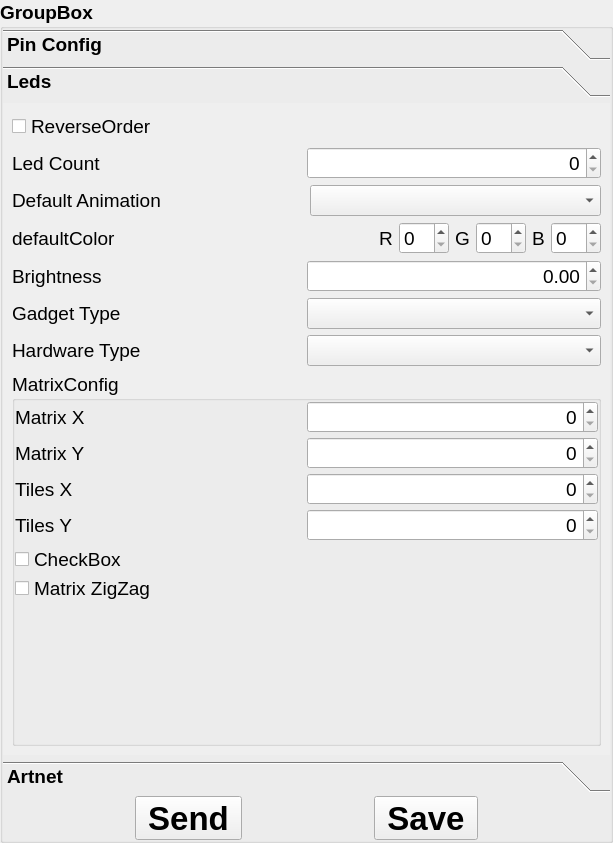
<?xml version="1.0" encoding="UTF-8"?>
<ui version="4.0">
 <class>editExtraSettingsGroupBox</class>
 <widget class="QGroupBox" name="editExtraSettingsGroupBox">
  <property name="geometry">
   <rect>
    <x>0</x>
    <y>0</y>
    <width>613</width>
    <height>843</height>
   </rect>
  </property>
  <property name="font">
   <font>
    <pointsize>14</pointsize>
    <weight>75</weight>
    <bold>true</bold>
   </font>
  </property>
  <property name="windowTitle">
   <string>GroupBox</string>
  </property>
  <property name="title">
   <string>GroupBox</string>
  </property>
  <layout class="QVBoxLayout" name="verticalLayout_4">
   <property name="spacing">
    <number>4</number>
   </property>
   <property name="leftMargin">
    <number>0</number>
   </property>
   <property name="topMargin">
    <number>0</number>
   </property>
   <property name="rightMargin">
    <number>0</number>
   </property>
   <property name="bottomMargin">
    <number>0</number>
   </property>
   <item>
    <widget class="QToolBox" name="toolBox">
     <property name="font">
      <font>
       <pointsize>14</pointsize>
      </font>
     </property>
     <property name="currentIndex">
      <number>1</number>
     </property>
     <widget class="QWidget" name="page">
      <property name="geometry">
       <rect>
        <x>0</x>
        <y>0</y>
        <width>607</width>
        <height>652</height>
       </rect>
      </property>
      <attribute name="label">
       <string>Pin Config</string>
      </attribute>
      <layout class="QVBoxLayout" name="verticalLayout_3">
       <property name="spacing">
        <number>4</number>
       </property>
       <property name="leftMargin">
        <number>0</number>
       </property>
       <property name="topMargin">
        <number>0</number>
       </property>
       <property name="rightMargin">
        <number>0</number>
       </property>
       <property name="bottomMargin">
        <number>0</number>
       </property>
       <item>
        <layout class="QVBoxLayout" name="verticalLayout">
         <property name="spacing">
          <number>0</number>
         </property>
         <property name="leftMargin">
          <number>0</number>
         </property>
         <property name="topMargin">
          <number>0</number>
         </property>
         <property name="rightMargin">
          <number>0</number>
         </property>
         <property name="bottomMargin">
          <number>0</number>
         </property>
         <item>
          <layout class="QHBoxLayout" name="horizontalLayout">
           <property name="spacing">
            <number>0</number>
           </property>
           <property name="leftMargin">
            <number>0</number>
           </property>
           <property name="topMargin">
            <number>0</number>
           </property>
           <property name="rightMargin">
            <number>0</number>
           </property>
           <property name="bottomMargin">
            <number>0</number>
           </property>
           <item>
            <widget class="QLabel" name="label">
             <property name="font">
              <font>
               <weight>50</weight>
               <bold>false</bold>
              </font>
             </property>
             <property name="text">
              <string>AlivePin</string>
             </property>
            </widget>
           </item>
           <item>
            <widget class="QComboBox" name="comboAlivePin">
             <property name="font">
              <font>
               <weight>50</weight>
               <bold>false</bold>
              </font>
             </property>
            </widget>
           </item>
          </layout>
         </item>
         <item>
          <layout class="QHBoxLayout" name="horizontalLayout_2">
           <property name="spacing">
            <number>0</number>
           </property>
           <property name="leftMargin">
            <number>0</number>
           </property>
           <property name="topMargin">
            <number>0</number>
           </property>
           <property name="rightMargin">
            <number>0</number>
           </property>
           <property name="bottomMargin">
            <number>0</number>
           </property>
           <item>
            <widget class="QLabel" name="label_2">
             <property name="font">
              <font>
               <weight>50</weight>
               <bold>false</bold>
              </font>
             </property>
             <property name="text">
              <string>ledPin</string>
             </property>
            </widget>
           </item>
           <item>
            <widget class="QComboBox" name="comboLedPin">
             <property name="font">
              <font>
               <weight>50</weight>
               <bold>false</bold>
              </font>
             </property>
            </widget>
           </item>
          </layout>
         </item>
         <item>
          <layout class="QHBoxLayout" name="horizontalLayout_3">
           <property name="spacing">
            <number>0</number>
           </property>
           <property name="leftMargin">
            <number>0</number>
           </property>
           <property name="topMargin">
            <number>0</number>
           </property>
           <property name="rightMargin">
            <number>0</number>
           </property>
           <property name="bottomMargin">
            <number>0</number>
           </property>
           <item>
            <widget class="QLabel" name="label_3">
             <property name="font">
              <font>
               <weight>50</weight>
               <bold>false</bold>
              </font>
             </property>
             <property name="text">
              <string>ledClock</string>
             </property>
            </widget>
           </item>
           <item>
            <widget class="QComboBox" name="comboLedClock">
             <property name="font">
              <font>
               <weight>50</weight>
               <bold>false</bold>
              </font>
             </property>
            </widget>
           </item>
          </layout>
         </item>
         <item>
          <layout class="QHBoxLayout" name="horizontalLayout_4">
           <property name="spacing">
            <number>0</number>
           </property>
           <property name="leftMargin">
            <number>0</number>
           </property>
           <property name="topMargin">
            <number>0</number>
           </property>
           <property name="rightMargin">
            <number>0</number>
           </property>
           <property name="bottomMargin">
            <number>0</number>
           </property>
           <item>
            <widget class="QLabel" name="label_4">
             <property name="font">
              <font>
               <weight>50</weight>
               <bold>false</bold>
              </font>
             </property>
             <property name="text">
              <string>SDA</string>
             </property>
            </widget>
           </item>
           <item>
            <widget class="QComboBox" name="comboSDA">
             <property name="font">
              <font>
               <weight>50</weight>
               <bold>false</bold>
              </font>
             </property>
            </widget>
           </item>
          </layout>
         </item>
         <item>
          <layout class="QHBoxLayout" name="horizontalLayout_5">
           <property name="spacing">
            <number>0</number>
           </property>
           <property name="leftMargin">
            <number>0</number>
           </property>
           <property name="topMargin">
            <number>0</number>
           </property>
           <property name="rightMargin">
            <number>0</number>
           </property>
           <property name="bottomMargin">
            <number>0</number>
           </property>
           <item>
            <widget class="QLabel" name="label_5">
             <property name="font">
              <font>
               <weight>50</weight>
               <bold>false</bold>
              </font>
             </property>
             <property name="text">
              <string>SCL</string>
             </property>
            </widget>
           </item>
           <item>
            <widget class="QComboBox" name="comboSCL">
             <property name="font">
              <font>
               <weight>50</weight>
               <bold>false</bold>
              </font>
             </property>
            </widget>
           </item>
          </layout>
         </item>
        </layout>
       </item>
       <item>
        <layout class="QVBoxLayout" name="verticalLayout_2">
         <property name="spacing">
          <number>0</number>
         </property>
         <property name="leftMargin">
          <number>0</number>
         </property>
         <property name="topMargin">
          <number>0</number>
         </property>
         <property name="rightMargin">
          <number>0</number>
         </property>
         <property name="bottomMargin">
          <number>0</number>
         </property>
         <item>
          <layout class="QHBoxLayout" name="horizontalLayout_6">
           <property name="spacing">
            <number>0</number>
           </property>
           <property name="leftMargin">
            <number>0</number>
           </property>
           <property name="topMargin">
            <number>0</number>
           </property>
           <property name="rightMargin">
            <number>0</number>
           </property>
           <property name="bottomMargin">
            <number>0</number>
           </property>
           <item>
            <widget class="QLabel" name="label_6">
             <property name="font">
              <font>
               <weight>50</weight>
               <bold>false</bold>
              </font>
             </property>
             <property name="text">
              <string>eqOut</string>
             </property>
            </widget>
           </item>
           <item>
            <widget class="QComboBox" name="comboEQOut">
             <property name="sizePolicy">
              <sizepolicy hsizetype="Preferred" vsizetype="Fixed">
               <horstretch>0</horstretch>
               <verstretch>0</verstretch>
              </sizepolicy>
             </property>
             <property name="font">
              <font>
               <weight>50</weight>
               <bold>false</bold>
              </font>
             </property>
            </widget>
           </item>
          </layout>
         </item>
         <item>
          <layout class="QHBoxLayout" name="horizontalLayout_7">
           <property name="spacing">
            <number>0</number>
           </property>
           <property name="leftMargin">
            <number>0</number>
           </property>
           <property name="topMargin">
            <number>0</number>
           </property>
           <property name="rightMargin">
            <number>0</number>
           </property>
           <property name="bottomMargin">
            <number>0</number>
           </property>
           <item>
            <widget class="QLabel" name="label_7">
             <property name="font">
              <font>
               <weight>50</weight>
               <bold>false</bold>
              </font>
             </property>
             <property name="text">
              <string>eqReset</string>
             </property>
            </widget>
           </item>
           <item>
            <widget class="QComboBox" name="comboEQReset">
             <property name="sizePolicy">
              <sizepolicy hsizetype="Preferred" vsizetype="Fixed">
               <horstretch>0</horstretch>
               <verstretch>0</verstretch>
              </sizepolicy>
             </property>
             <property name="font">
              <font>
               <weight>50</weight>
               <bold>false</bold>
              </font>
             </property>
            </widget>
           </item>
          </layout>
         </item>
         <item>
          <layout class="QHBoxLayout" name="horizontalLayout_8">
           <property name="spacing">
            <number>0</number>
           </property>
           <property name="leftMargin">
            <number>0</number>
           </property>
           <property name="topMargin">
            <number>0</number>
           </property>
           <property name="rightMargin">
            <number>0</number>
           </property>
           <property name="bottomMargin">
            <number>0</number>
           </property>
           <item>
            <widget class="QLabel" name="label_8">
             <property name="font">
              <font>
               <weight>50</weight>
               <bold>false</bold>
              </font>
             </property>
             <property name="text">
              <string>eqStrobe</string>
             </property>
            </widget>
           </item>
           <item>
            <widget class="QComboBox" name="comboEQStrobe">
             <property name="sizePolicy">
              <sizepolicy hsizetype="Preferred" vsizetype="Fixed">
               <horstretch>0</horstretch>
               <verstretch>0</verstretch>
              </sizepolicy>
             </property>
             <property name="font">
              <font>
               <weight>50</weight>
               <bold>false</bold>
              </font>
             </property>
            </widget>
           </item>
          </layout>
         </item>
         <item>
          <layout class="QHBoxLayout" name="horizontalLayout_9">
           <property name="spacing">
            <number>0</number>
           </property>
           <property name="leftMargin">
            <number>0</number>
           </property>
           <property name="topMargin">
            <number>0</number>
           </property>
           <property name="rightMargin">
            <number>0</number>
           </property>
           <property name="bottomMargin">
            <number>0</number>
           </property>
           <item>
            <widget class="QLabel" name="label_9">
             <property name="font">
              <font>
               <weight>50</weight>
               <bold>false</bold>
              </font>
             </property>
             <property name="text">
              <string>btn1Pin</string>
             </property>
            </widget>
           </item>
           <item>
            <widget class="QComboBox" name="comboButton1Pin">
             <property name="sizePolicy">
              <sizepolicy hsizetype="Preferred" vsizetype="Fixed">
               <horstretch>0</horstretch>
               <verstretch>0</verstretch>
              </sizepolicy>
             </property>
             <property name="font">
              <font>
               <weight>50</weight>
               <bold>false</bold>
              </font>
             </property>
            </widget>
           </item>
          </layout>
         </item>
         <item>
          <layout class="QHBoxLayout" name="horizontalLayout_10">
           <property name="spacing">
            <number>0</number>
           </property>
           <property name="leftMargin">
            <number>0</number>
           </property>
           <property name="topMargin">
            <number>0</number>
           </property>
           <property name="rightMargin">
            <number>0</number>
           </property>
           <property name="bottomMargin">
            <number>0</number>
           </property>
           <item>
            <widget class="QLabel" name="label_10">
             <property name="font">
              <font>
               <weight>50</weight>
               <bold>false</bold>
              </font>
             </property>
             <property name="text">
              <string>btn2pin</string>
             </property>
            </widget>
           </item>
           <item>
            <widget class="QComboBox" name="comboButton2Pin">
             <property name="sizePolicy">
              <sizepolicy hsizetype="Preferred" vsizetype="Fixed">
               <horstretch>0</horstretch>
               <verstretch>0</verstretch>
              </sizepolicy>
             </property>
             <property name="font">
              <font>
               <weight>50</weight>
               <bold>false</bold>
              </font>
             </property>
            </widget>
           </item>
          </layout>
         </item>
         <item>
          <spacer name="verticalSpacer_3">
           <property name="orientation">
            <enum>Qt::Vertical</enum>
           </property>
           <property name="sizeHint" stdset="0">
            <size>
             <width>20</width>
             <height>40</height>
            </size>
           </property>
          </spacer>
         </item>
        </layout>
       </item>
      </layout>
     </widget>
     <widget class="QWidget" name="page_2">
      <property name="geometry">
       <rect>
        <x>0</x>
        <y>0</y>
        <width>607</width>
        <height>652</height>
       </rect>
      </property>
      <attribute name="label">
       <string>Leds</string>
      </attribute>
      <layout class="QVBoxLayout" name="verticalLayout_5">
       <item>
        <widget class="QCheckBox" name="checkLedReverseOrder">
         <property name="font">
          <font>
           <weight>50</weight>
           <bold>false</bold>
          </font>
         </property>
         <property name="text">
          <string>ReverseOrder</string>
         </property>
        </widget>
       </item>
       <item>
        <layout class="QHBoxLayout" name="horizontalLayout_14">
         <property name="spacing">
          <number>0</number>
         </property>
         <property name="leftMargin">
          <number>0</number>
         </property>
         <property name="topMargin">
          <number>0</number>
         </property>
         <property name="rightMargin">
          <number>0</number>
         </property>
         <property name="bottomMargin">
          <number>0</number>
         </property>
         <item>
          <widget class="QLabel" name="label_13">
           <property name="font">
            <font>
             <weight>50</weight>
             <bold>false</bold>
            </font>
           </property>
           <property name="text">
            <string>Led Count</string>
           </property>
          </widget>
         </item>
         <item>
          <widget class="QSpinBox" name="spinLedCount">
           <property name="font">
            <font>
             <weight>50</weight>
             <bold>false</bold>
            </font>
           </property>
           <property name="alignment">
            <set>Qt::AlignRight|Qt::AlignTrailing|Qt::AlignVCenter</set>
           </property>
           <property name="buttonSymbols">
            <enum>QAbstractSpinBox::UpDownArrows</enum>
           </property>
           <property name="maximum">
            <number>2000</number>
           </property>
          </widget>
         </item>
        </layout>
       </item>
       <item>
        <layout class="QHBoxLayout" name="horizontalLayout_18">
         <item>
          <widget class="QLabel" name="label_20">
           <property name="font">
            <font>
             <weight>50</weight>
             <bold>false</bold>
            </font>
           </property>
           <property name="text">
            <string>Default Animation</string>
           </property>
          </widget>
         </item>
         <item>
          <widget class="QComboBox" name="comboDefaultAnimation">
           <property name="font">
            <font>
             <weight>50</weight>
             <bold>false</bold>
            </font>
           </property>
          </widget>
         </item>
        </layout>
       </item>
       <item>
        <layout class="QHBoxLayout" name="horizontalLayout_22">
         <item>
          <widget class="QLabel" name="label_21">
           <property name="font">
            <font>
             <weight>50</weight>
             <bold>false</bold>
            </font>
           </property>
           <property name="text">
            <string>defaultColor</string>
           </property>
          </widget>
         </item>
         <item>
          <spacer name="horizontalSpacer">
           <property name="orientation">
            <enum>Qt::Horizontal</enum>
           </property>
           <property name="sizeHint" stdset="0">
            <size>
             <width>40</width>
             <height>20</height>
            </size>
           </property>
          </spacer>
         </item>
         <item>
          <widget class="QLabel" name="label_22">
           <property name="font">
            <font>
             <weight>50</weight>
             <bold>false</bold>
            </font>
           </property>
           <property name="text">
            <string>R</string>
           </property>
          </widget>
         </item>
         <item>
          <widget class="QSpinBox" name="spinR">
           <property name="font">
            <font>
             <weight>50</weight>
             <bold>false</bold>
            </font>
           </property>
          </widget>
         </item>
         <item>
          <widget class="QLabel" name="label_23">
           <property name="font">
            <font>
             <weight>50</weight>
             <bold>false</bold>
            </font>
           </property>
           <property name="text">
            <string>G</string>
           </property>
          </widget>
         </item>
         <item>
          <widget class="QSpinBox" name="spinG">
           <property name="font">
            <font>
             <weight>50</weight>
             <bold>false</bold>
            </font>
           </property>
          </widget>
         </item>
         <item>
          <widget class="QLabel" name="label_24">
           <property name="font">
            <font>
             <weight>50</weight>
             <bold>false</bold>
            </font>
           </property>
           <property name="text">
            <string>B</string>
           </property>
          </widget>
         </item>
         <item>
          <widget class="QSpinBox" name="spinB">
           <property name="font">
            <font>
             <weight>50</weight>
             <bold>false</bold>
            </font>
           </property>
          </widget>
         </item>
        </layout>
       </item>
       <item>
        <layout class="QHBoxLayout" name="horizontalLayout_15">
         <property name="spacing">
          <number>0</number>
         </property>
         <property name="leftMargin">
          <number>0</number>
         </property>
         <property name="topMargin">
          <number>0</number>
         </property>
         <property name="rightMargin">
          <number>0</number>
         </property>
         <property name="bottomMargin">
          <number>0</number>
         </property>
         <item>
          <widget class="QLabel" name="label_14">
           <property name="font">
            <font>
             <weight>50</weight>
             <bold>false</bold>
            </font>
           </property>
           <property name="text">
            <string>Brightness</string>
           </property>
          </widget>
         </item>
         <item>
          <widget class="QDoubleSpinBox" name="spinBrightness">
           <property name="font">
            <font>
             <weight>50</weight>
             <bold>false</bold>
            </font>
           </property>
           <property name="alignment">
            <set>Qt::AlignRight|Qt::AlignTrailing|Qt::AlignVCenter</set>
           </property>
           <property name="buttonSymbols">
            <enum>QAbstractSpinBox::UpDownArrows</enum>
           </property>
           <property name="maximum">
            <double>1.200000000000000</double>
           </property>
           <property name="singleStep">
            <double>0.050000000000000</double>
           </property>
          </widget>
         </item>
        </layout>
       </item>
       <item>
        <layout class="QHBoxLayout" name="horizontalLayout_13">
         <property name="spacing">
          <number>0</number>
         </property>
         <item>
          <widget class="QLabel" name="label_12">
           <property name="font">
            <font>
             <weight>50</weight>
             <bold>false</bold>
            </font>
           </property>
           <property name="text">
            <string>Gadget Type</string>
           </property>
          </widget>
         </item>
         <item>
          <widget class="QComboBox" name="comboLedGadgetType">
           <property name="font">
            <font>
             <weight>50</weight>
             <bold>false</bold>
            </font>
           </property>
          </widget>
         </item>
        </layout>
       </item>
       <item>
        <layout class="QHBoxLayout" name="horizontalLayout_12">
         <property name="spacing">
          <number>0</number>
         </property>
         <item>
          <widget class="QLabel" name="label_11">
           <property name="font">
            <font>
             <weight>50</weight>
             <bold>false</bold>
            </font>
           </property>
           <property name="text">
            <string>Hardware Type</string>
           </property>
          </widget>
         </item>
         <item>
          <widget class="QComboBox" name="comboLedHWType">
           <property name="font">
            <font>
             <weight>50</weight>
             <bold>false</bold>
            </font>
           </property>
          </widget>
         </item>
        </layout>
       </item>
       <item>
        <widget class="QGroupBox" name="gbMatrix">
         <property name="font">
          <font>
           <weight>50</weight>
           <bold>false</bold>
          </font>
         </property>
         <property name="title">
          <string>MatrixConfig</string>
         </property>
         <layout class="QVBoxLayout" name="verticalLayout_7">
          <property name="spacing">
           <number>4</number>
          </property>
          <property name="leftMargin">
           <number>0</number>
          </property>
          <property name="topMargin">
           <number>0</number>
          </property>
          <property name="rightMargin">
           <number>0</number>
          </property>
          <property name="bottomMargin">
           <number>0</number>
          </property>
          <item>
           <layout class="QHBoxLayout" name="horizontalLayout_16">
            <property name="spacing">
             <number>0</number>
            </property>
            <property name="leftMargin">
             <number>0</number>
            </property>
            <property name="topMargin">
             <number>0</number>
            </property>
            <property name="rightMargin">
             <number>0</number>
            </property>
            <property name="bottomMargin">
             <number>0</number>
            </property>
            <item>
             <widget class="QLabel" name="label_15">
              <property name="text">
               <string>Matrix X</string>
              </property>
             </widget>
            </item>
            <item>
             <widget class="QSpinBox" name="spinMatrixX">
              <property name="alignment">
               <set>Qt::AlignRight|Qt::AlignTrailing|Qt::AlignVCenter</set>
              </property>
              <property name="buttonSymbols">
               <enum>QAbstractSpinBox::UpDownArrows</enum>
              </property>
              <property name="maximum">
               <number>512</number>
              </property>
             </widget>
            </item>
           </layout>
          </item>
          <item>
           <layout class="QHBoxLayout" name="horizontalLayout_17">
            <property name="spacing">
             <number>0</number>
            </property>
            <property name="leftMargin">
             <number>0</number>
            </property>
            <property name="topMargin">
             <number>0</number>
            </property>
            <property name="rightMargin">
             <number>0</number>
            </property>
            <property name="bottomMargin">
             <number>0</number>
            </property>
            <item>
             <widget class="QLabel" name="label_16">
              <property name="text">
               <string>Matrix Y</string>
              </property>
             </widget>
            </item>
            <item>
             <widget class="QSpinBox" name="spinMatrixY">
              <property name="alignment">
               <set>Qt::AlignRight|Qt::AlignTrailing|Qt::AlignVCenter</set>
              </property>
              <property name="buttonSymbols">
               <enum>QAbstractSpinBox::UpDownArrows</enum>
              </property>
              <property name="maximum">
               <number>512</number>
              </property>
             </widget>
            </item>
           </layout>
          </item>
          <item>
           <layout class="QHBoxLayout" name="horizontalLayout_11">
            <property name="spacing">
             <number>0</number>
            </property>
            <item>
             <widget class="QLabel" name="label_18">
              <property name="text">
               <string>Tiles X</string>
              </property>
             </widget>
            </item>
            <item>
             <widget class="QSpinBox" name="spinMatrixTX">
              <property name="alignment">
               <set>Qt::AlignRight|Qt::AlignTrailing|Qt::AlignVCenter</set>
              </property>
              <property name="buttonSymbols">
               <enum>QAbstractSpinBox::UpDownArrows</enum>
              </property>
              <property name="maximum">
               <number>512</number>
              </property>
             </widget>
            </item>
           </layout>
          </item>
          <item>
           <layout class="QHBoxLayout" name="horizontalLayout_21">
            <property name="spacing">
             <number>0</number>
            </property>
            <property name="leftMargin">
             <number>0</number>
            </property>
            <property name="topMargin">
             <number>0</number>
            </property>
            <property name="rightMargin">
             <number>0</number>
            </property>
            <property name="bottomMargin">
             <number>0</number>
            </property>
            <item>
             <widget class="QLabel" name="label_19">
              <property name="text">
               <string>Tiles Y</string>
              </property>
             </widget>
            </item>
            <item>
             <widget class="QSpinBox" name="spinMatrixTY">
              <property name="alignment">
               <set>Qt::AlignRight|Qt::AlignTrailing|Qt::AlignVCenter</set>
              </property>
              <property name="buttonSymbols">
               <enum>QAbstractSpinBox::UpDownArrows</enum>
              </property>
              <property name="maximum">
               <number>512</number>
              </property>
             </widget>
            </item>
           </layout>
          </item>
          <item>
           <layout class="QVBoxLayout" name="verticalLayout_6">
            <property name="spacing">
             <number>0</number>
            </property>
            <item>
             <widget class="QCheckBox" name="checkBox">
              <property name="text">
               <string>CheckBox</string>
              </property>
             </widget>
            </item>
            <item>
             <widget class="QCheckBox" name="checkMatrixZigZag">
              <property name="text">
               <string>Matrix ZigZag</string>
              </property>
             </widget>
            </item>
           </layout>
          </item>
          <item>
           <spacer name="verticalSpacer_2">
            <property name="orientation">
             <enum>Qt::Vertical</enum>
            </property>
            <property name="sizeHint" stdset="0">
             <size>
              <width>20</width>
              <height>200</height>
             </size>
            </property>
           </spacer>
          </item>
         </layout>
        </widget>
       </item>
      </layout>
     </widget>
     <widget class="QWidget" name="page_3">
      <property name="geometry">
       <rect>
        <x>0</x>
        <y>0</y>
        <width>607</width>
        <height>652</height>
       </rect>
      </property>
      <attribute name="label">
       <string>Artnet</string>
      </attribute>
      <layout class="QVBoxLayout" name="verticalLayout_9">
       <property name="spacing">
        <number>4</number>
       </property>
       <property name="leftMargin">
        <number>0</number>
       </property>
       <property name="topMargin">
        <number>0</number>
       </property>
       <property name="rightMargin">
        <number>0</number>
       </property>
       <property name="bottomMargin">
        <number>0</number>
       </property>
       <item>
        <widget class="QCheckBox" name="checkArtnetEnabled">
         <property name="font">
          <font>
           <weight>50</weight>
           <bold>false</bold>
          </font>
         </property>
         <property name="text">
          <string>Enabled</string>
         </property>
        </widget>
       </item>
       <item>
        <layout class="QHBoxLayout" name="horizontalLayout_19">
         <property name="spacing">
          <number>0</number>
         </property>
         <item>
          <widget class="QLabel" name="label_17">
           <property name="font">
            <font>
             <weight>50</weight>
             <bold>false</bold>
            </font>
           </property>
           <property name="text">
            <string>Start Universe</string>
           </property>
          </widget>
         </item>
         <item>
          <widget class="QSpinBox" name="spinStartUniverse">
           <property name="font">
            <font>
             <weight>50</weight>
             <bold>false</bold>
            </font>
           </property>
           <property name="alignment">
            <set>Qt::AlignRight|Qt::AlignTrailing|Qt::AlignVCenter</set>
           </property>
           <property name="buttonSymbols">
            <enum>QAbstractSpinBox::UpDownArrows</enum>
           </property>
          </widget>
         </item>
        </layout>
       </item>
       <item>
        <spacer name="verticalSpacer">
         <property name="orientation">
          <enum>Qt::Vertical</enum>
         </property>
         <property name="sizeHint" stdset="0">
          <size>
           <width>20</width>
           <height>40</height>
          </size>
         </property>
        </spacer>
       </item>
      </layout>
     </widget>
    </widget>
   </item>
   <item>
    <layout class="QHBoxLayout" name="horizontalLayout_20">
     <property name="spacing">
      <number>0</number>
     </property>
     <item>
      <widget class="QToolButton" name="btnSend">
       <property name="font">
        <font>
         <pointsize>25</pointsize>
        </font>
       </property>
       <property name="text">
        <string>Send</string>
       </property>
       <property name="iconSize">
        <size>
         <width>32</width>
         <height>32</height>
        </size>
       </property>
      </widget>
     </item>
     <item>
      <widget class="QToolButton" name="btnSave">
       <property name="font">
        <font>
         <pointsize>25</pointsize>
        </font>
       </property>
       <property name="text">
        <string>Save</string>
       </property>
       <property name="iconSize">
        <size>
         <width>32</width>
         <height>32</height>
        </size>
       </property>
      </widget>
     </item>
    </layout>
   </item>
  </layout>
 </widget>
 <resources/>
 <connections/>
</ui>
